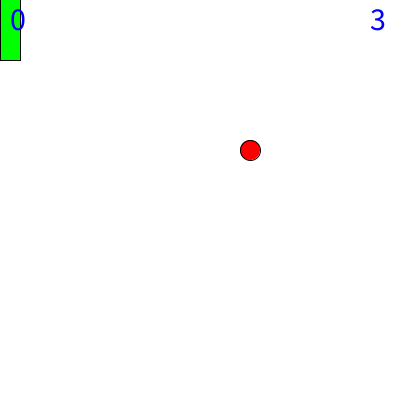
Frame 1 (no input)
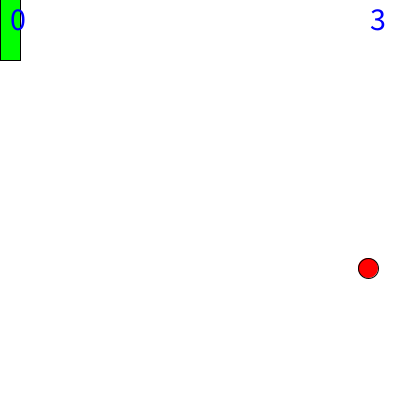
Frame 60 (the mouse pressed at the canvas centre just before this capture)
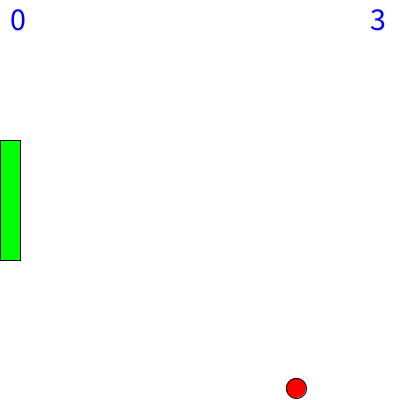
Frame 120 (the mouse held since frame 60 and released just before this capture)

The Processing sketch that drew these frames (run headless with seeded random() and noise(); from frame 60 on, the mouse is pressed at the canvas centre):

// Processing sketch: CS171Lab2
// ── CS171Lab2.pde
/* CS171
Lab 2
13/10/20
Jessica Krapfl*/

//Part 1 and 2
/*long product=1;

for(long count=1;count<=19; count++)
{
product=product*count;
  //println("Count="+count+" Product="+product);//prints each time around the loop to fix errors
}

println("Product="+product);*/


//part 3
/*
int x=250;  // Horizontal position of ball
int direction_x=2;// Change in horizontal position each time draw() executed
int y=150;// Vertical position of ball
int direction_y=2;// Change in horizontal position each time draw() executed

int lives = 3;
int score = 0;

void setup()
{
  size(400,400); // Create a window 400x400 pixels
}

void draw()
{
  background(255,255,255); // Clear screen to white  
  //fill(255,0,0); // Set fill colour to red
  fill(0,255,0); //set fill color to green
  rect(mouseX-60,380,120,20); // Position rectangle using mouse //<>//
  
  fill(255,0,0);
  ellipse(x,y,20,20); //draw a red circle centered on x,y with diameter 20
  
  x=x+direction_x;  // New position equals old position plus change in direction
  if(x<10)         direction_x=-direction_x;  // Reverse direction if hit boundary
  if(x>(width-10)) direction_x=-direction_x;

  y=y+direction_y;
  if(y<10)          direction_y=-direction_y;
  // if(y>(height-10)) direction_y=-direction_y;
  
  if(y>(height-10))           // If ball bits bottom of screen then miss..
  {
     direction_y=-direction_y; // Bounce
     lives--;                  // Reduce lives by one  
     if(lives==0) exit();      // If lives is zero then quit 
  }
  
  if((y>(height-30))&&(abs(mouseX-x)<60)) // If ball has bit paddle then..
  {
    direction_y=-direction_y;             // Bounce
    score++;                              // Increase score by one
  }
  
  textSize(32);                
  fill(0,0,255);
  text(score, 10, 30);        // Display score
  text(lives,width-30, 30);   // Display lives
}
*/


//Do part 3 but the bat is on the side

int x=250;  // Horizontal position of ball
int direction_x=2;// Change in horizontal position each time draw() executed
int y=150;// Vertical position of ball
int direction_y=2;// Change in horizontal position each time draw() executed

int lives = 3;
int score = 0;

void setup()
{
  size(400,400); // Create a window 400x400 pixels
}

void draw()
{
  //draws ths green bat to the left side and uses the mouse Y coordinate
  background(255,255,255); // Clear screen to white
  fill(0,255,0); //set fill color to green
  rect(0,mouseY-60,20,120); // Position rectangle using mouse
  
  //draws the ball
  fill(255,0,0);
  ellipse(x,y,20,20); //draw a red dick centered on x,y with diameter 20
  
  //adding movement to the ball
  //since the game is being played on the left side i need to use the x coordinate instead of the y
  x=x+direction_x;  // New position equals old position plus change in direction
  if(x>(width -10)) direction_x=-direction_x;//if x hits the right side bounce
  
  if(x<10)//if x hits the left and misses the paddle
  {         
    direction_x=-direction_x;  // Reverse direction if hit boundary
    x=30;                      //force x to beyond the paddle on a restart
    lives--;                  // Reduce lives by one  
    if(lives==0) exit();      // If lives is zero then quit 
  }
  
  //y direction
  y=y+direction_y;
  if(y<10)          direction_y=-direction_y;//if y hits the top bounce
  if(y>(height-10)) direction_y=-direction_y;//if y hits the bottom bounce
  
  
  //if x hits the paddle
  if ((x<30)&&(abs(mouseY-y)<60))
  {
    direction_x=-direction_x;
    score++;
  }
  
  textSize(32);                
  fill(0,0,255);
  text(score, 10, 30);        // Display score
  text(lives,width-30, 30);   // Display lives
}
